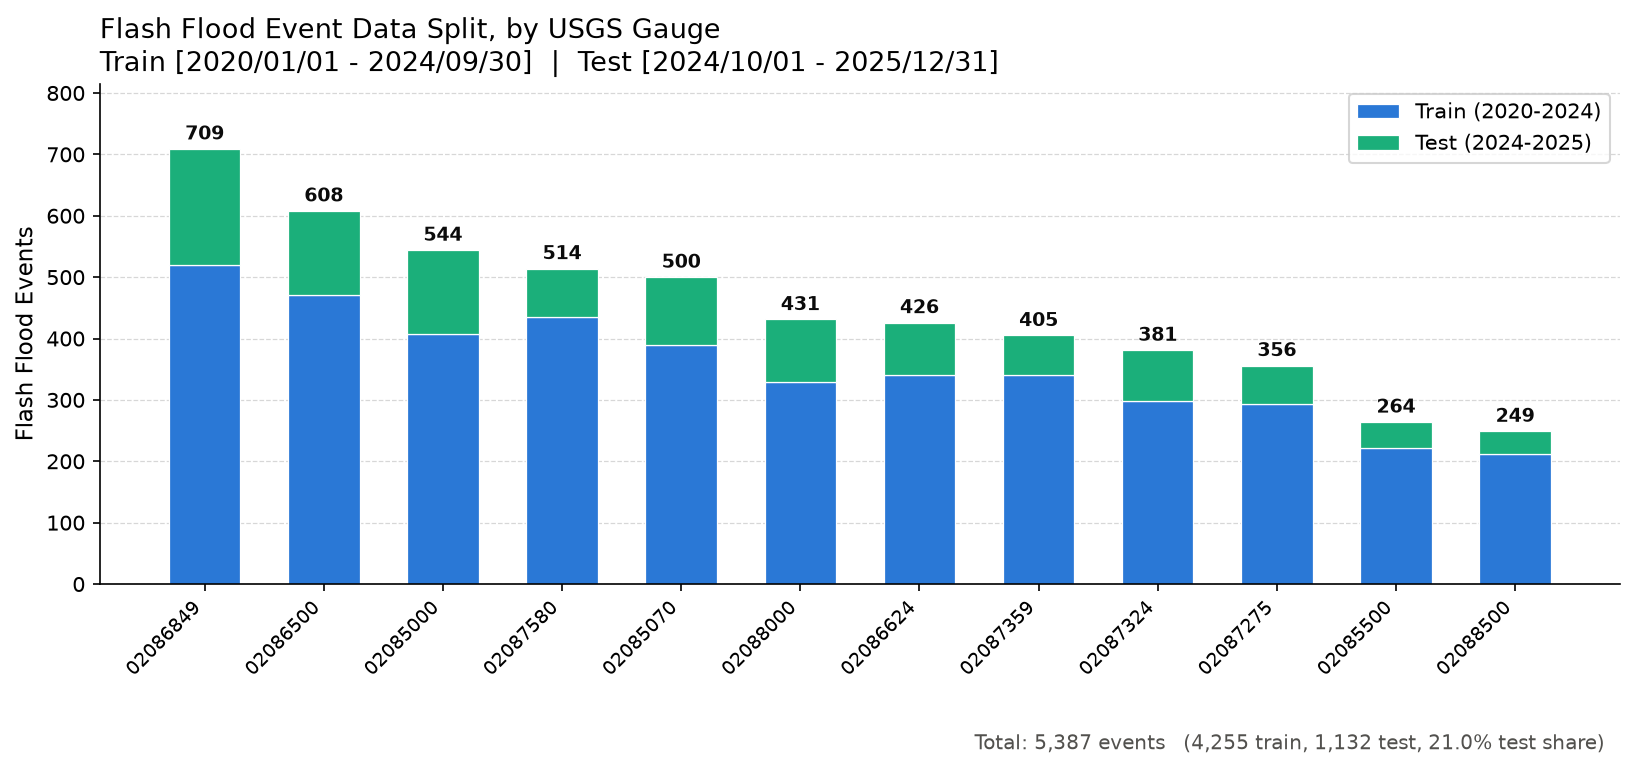

Write the Python code that produced this figure.
"""Stacked bar chart of storm-event train/test counts per gauge.

Global date-window split: train 2020/01/01-2024/09/30, test 2024/10/01-2025/12/31
(see README.md). Run with:
    python plot/train_test_split.py
"""

from pathlib import Path

import matplotlib.pyplot as plt
import numpy as np

DATA = [
    ("02085000", 408, 136),
    ("02085070", 389, 111),
    ("02085500", 221, 43),
    ("02086500", 471, 137),
    ("02086624", 340, 86),
    ("02086849", 519, 190),
    ("02087275", 293, 63),
    ("02087324", 298, 83),
    ("02087359", 340, 65),
    ("02087580", 435, 79),
    ("02088000", 329, 102),
    ("02088500", 212, 37),
]

TRAIN_COLOR = "#2a78d6"
TEST_COLOR = "#1baf7a"
OUT_PATH = Path(__file__).parent / "train_test_split.png"


def main() -> None:
    rows = sorted(DATA, key=lambda r: r[1] + r[2], reverse=True)
    gauges = [r[0] for r in rows]
    train = np.array([r[1] for r in rows])
    test = np.array([r[2] for r in rows])
    total = train + test

    fig, ax = plt.subplots(figsize=(11, 5.5), dpi=150)
    x = np.arange(len(gauges))
    width = 0.6

    ax.bar(x, train, width, label="Train (2020-2024)", color=TRAIN_COLOR,
           edgecolor="white", linewidth=0.6)
    ax.bar(x, test, width, bottom=train, label="Test (2024-2025)", color=TEST_COLOR,
           edgecolor="white", linewidth=0.6)

    for xi, t in zip(x, total):
        ax.text(xi, t + 8, f"{t:,}", ha="center", va="bottom", fontsize=9,
                 fontweight="bold", color="#0b0b0b")

    ax.set_xticks(x)
    ax.set_xticklabels(gauges, rotation=45, ha="right", fontsize=9)
    ax.set_ylabel("Flash Flood Events", fontsize=11)
    ax.set_title(
        "Flash Flood Event Data Split, by USGS Gauge\n"
        "Train [2020/01/01 - 2024/09/30]  |  Test [2024/10/01 - 2025/12/31]",
        fontsize=13, loc="left",
    )
    ax.set_ylim(0, total.max() * 1.15)
    ax.grid(axis="y", linestyle="--", linewidth=0.6, alpha=0.5, zorder=0)
    ax.set_axisbelow(True)
    for spine in ("top", "right"):
        ax.spines[spine].set_visible(False)
    ax.legend(loc="upper right", frameon=True, fontsize=10)

    n_train, n_test = train.sum(), test.sum()
    ax.text(
        0.99, -0.30,
        f"Total: {n_train + n_test:,} events   "
        f"({n_train:,} train, {n_test:,} test, {n_test / (n_train + n_test):.1%} test share)",
        transform=ax.transAxes, ha="right", va="top", fontsize=9.5, color="#52514e",
    )

    fig.tight_layout()
    fig.savefig(OUT_PATH, bbox_inches="tight")
    print(f"Saved {OUT_PATH}")


if __name__ == "__main__":
    main()
